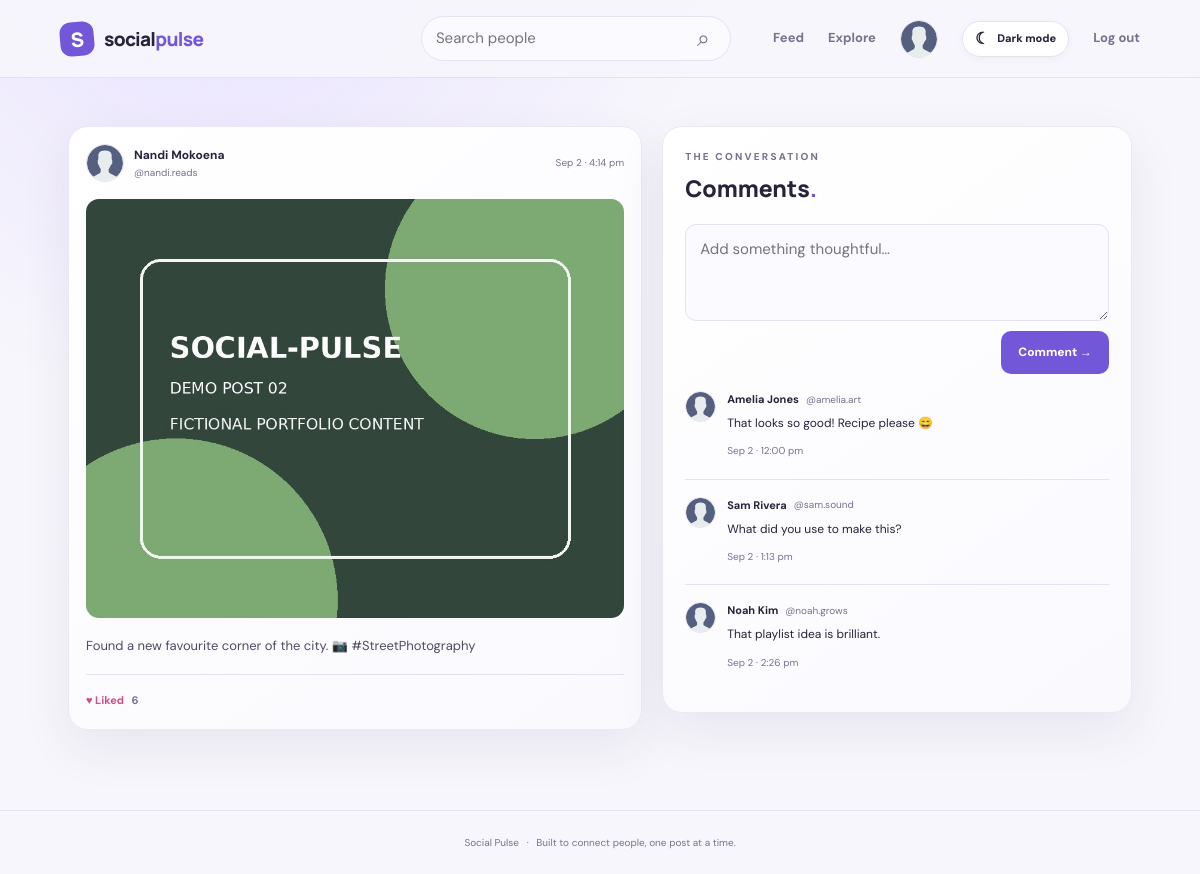
/post.php?id=2 (signed in), run on the app's committed database.
### tables this page shows
CREATE TABLE IF NOT EXISTS posts (
  id BIGINT UNSIGNED NOT NULL AUTO_INCREMENT,
  user_id BIGINT UNSIGNED NOT NULL,
  image_path VARCHAR(255) NOT NULL,
  caption VARCHAR(2000) NOT NULL DEFAULT '',
  created_at TIMESTAMP NOT NULL DEFAULT CURRENT_TIMESTAMP,
  updated_at TIMESTAMP NOT NULL DEFAULT CURRENT_TIMESTAMP ON UPDATE CURRENT_TIMESTAMP,
  PRIMARY KEY (id), KEY idx_posts_user_created (user_id, created_at), CONSTRAINT fk_posts_user FOREIGN KEY (user_id) REFERENCES users(id) ON DELETE CASCADE
);

CREATE TABLE IF NOT EXISTS users (
  id BIGINT UNSIGNED NOT NULL AUTO_INCREMENT,
  username VARCHAR(25) NOT NULL,
  display_name VARCHAR(60) NOT NULL,
  email VARCHAR(190) NOT NULL,
  password_hash VARCHAR(255) NOT NULL,
  avatar_path VARCHAR(255) DEFAULT NULL,
  bio VARCHAR(500) DEFAULT NULL,
  created_at TIMESTAMP NOT NULL DEFAULT CURRENT_TIMESTAMP,
  updated_at TIMESTAMP NOT NULL DEFAULT CURRENT_TIMESTAMP ON UPDATE CURRENT_TIMESTAMP,
  PRIMARY KEY (id), UNIQUE KEY uq_users_username (username), UNIQUE KEY uq_users_email (email), KEY idx_users_created (created_at)
);

CREATE TABLE IF NOT EXISTS comments (
  id BIGINT UNSIGNED NOT NULL AUTO_INCREMENT,
  post_id BIGINT UNSIGNED NOT NULL,
  user_id BIGINT UNSIGNED NOT NULL,
  body VARCHAR(1000) NOT NULL,
  created_at TIMESTAMP NOT NULL DEFAULT CURRENT_TIMESTAMP,
  PRIMARY KEY (id), KEY idx_comments_post_created (post_id, created_at),
  CONSTRAINT fk_comments_post FOREIGN KEY (post_id) REFERENCES posts(id) ON DELETE CASCADE,
  CONSTRAINT fk_comments_user FOREIGN KEY (user_id) REFERENCES users(id) ON DELETE CASCADE
);

### post.php (the view, shortened to what this page needs)
<?php
require_once __DIR__ . '/app.php'; require_login(); $me=current_user(); $id=(int)($_GET['id']??0);$stmt=$conn->prepare('SELECT p.id,p.user_id,p.image_path,p.caption,p.created_at,u.username,u.display_name,u.avatar_path,(SELECT COUNT(*) FROM likes WHERE post_id=p.id) like_count,EXISTS(SELECT 1 FROM likes WHERE post_id=p.id AND user_id=?) liked FROM posts p JOIN users u ON u.id=p.user_id WHERE p.id=?');$stmt->bind_param('ii',$me['id'],$id);$stmt->execute();$post=$stmt->get_result()->fetch_assoc();if(!$post){http_response_code(404);page_start('Post not found');echo '<main class="content-wrap"><div class="empty-state card"><h2>Post not found</h2><a href="feed.php">Back to feed</a></div></main>';page_end();exit;}
$stmt=$conn->prepare('SELECT c.body,c.created_at,u.username,u.display_name,u.avatar_path FROM comments c JOIN users u ON u.id=c.user_id WHERE c.post_id=? ORDER BY c.created_at ASC');$stmt->bind_param('i',$id);$stmt->execute();$comments=$stmt->get_result();page_start('Post');
?>
<main class="content-wrap detail-layout"><article class="post-card card detail-post"><div class="post-header"><a class="author" href="profile.php?u=<?= urlencode($post['username']) ?>"><img class="avatar" src="<?= e(avatar(['avatar_path'=>$post['avatar_path']])) ?>" alt=""><span><strong><?= e($post['display_name']) ?></strong><small>@<?= e($post['username']) ?></small></span></a><time><?= e(date('M j · g:i a',strtotime($post['created_at']))) ?></time></div><img class="detail-image" src="<?= e($post['image_path']) ?>" alt="Post by <?= e($post['username']) ?>"><?php if($post['caption']!==''): ?><p class="post-caption"><?= nl2br(e($post['caption'])) ?></p><?php endif; ?><div class="post-actions"><form method="post" action="like.php"><input type="hidden" name="csrf" value="<?= e(csrf_token()) ?>"><input type="hidden" name="post_id" value="<?= (int)$post['id'] ?>"><button class="action-button <?= $post['liked']?'liked':'' ?>" type="submit"><?= $post['liked']?'♥ Liked':'♡ Like' ?> <span><?= (int)$post['like_count'] ?></span></button></form></div></article><section class="comments-panel card"><span class="eyebrow muted">THE CONVERSATION</span><h2>Comments<span class="heading-dot">.</span></h2><form method="post" class="comment-form"><input type="hidden" name="csrf" value="<?= e(csrf_token()) ?>"><textarea name="comment" rows="3" maxlength="1000" placeholder="Add something thoughtful…" required></textarea><button class="btn primary" type="submit">Comment →</button></form><?php if($comments->num_rows===0): ?><p class="muted no-comments">No comments yet. Start the conversation.</p><?php else: ?><?php while($c=$comments->fetch_assoc()): ?><div class="comment-item"><img class="avatar small-avatar" src="<?= e(avatar(['avatar_path'=>$c['avatar_path']])) ?>" alt=""><div><div class="comment-meta"><strong><?= e($c['display_name']) ?></strong><span>@<?= e($c['username']) ?></span></div><p><?= nl2br(e($c['body'])) ?></p><small><?= e(date('M j · g:i a',strtotime($c['created_at']))) ?></small></div></div><?php endwhile; ?><?php endif; ?></section></main>

### data on the page
posts: user.display_name "Nandi Mokoena", user.username "nandi.reads", created_at "Sep 2 · 4:14 pm", image_path (picture), caption "Found a new favourite corner of the city. 📷 #StreetPhotography"
comments: user.display_name "Amelia Jones", user.username "amelia.art", body "That looks so good! Recipe please 😄", created_at "Sep 2 · 12:00 pm"
comments: user.display_name "Sam Rivera", user.username "sam.sound", body "What did you use to make this?", created_at "Sep 2 · 1:13 pm"
comments: user.display_name "Noah Kim", user.username "noah.grows", body "That playlist idea is brilliant.", created_at "Sep 2 · 2:26 pm"

### other printed values
$post['like_count'] "6"
